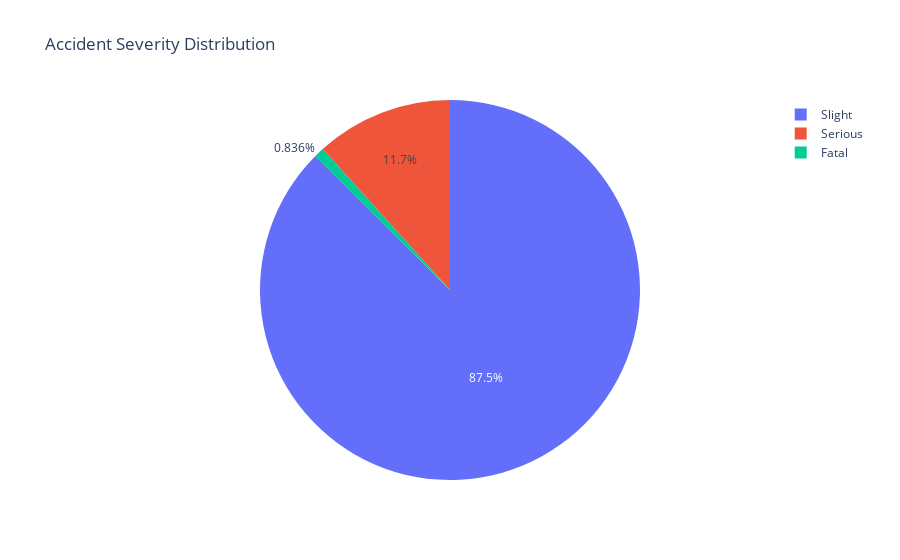

Notebook code for this chart:
### Markdown cell above
Accident Severity Distribution

### Code cell
# Define accident severity counts 

accident_severity_counts = df["Accident_Severity"].value_counts().reset_index()
accident_severity_counts.columns = ["Accident_Severity", "Count"]

# Create a pie chart
fig = px.pie(accident_severity_counts, 
             names="Accident_Severity", 
             values="Count", 
             title="Accident Severity Distribution", 
             labels={"Accident_Severity": "Severity", "Count": "Number of Accidents"})

# Show the pie chart
fig.show()

### Figure 1 — Plotly figure (JSON) as saved in the notebook; plotly's stock layout.template omitted (floating-point values rounded to 4 significant figures)
{"data": [{"domain": {"x": [0, 1], "y": [0, 1]}, "hovertemplate": "Severity=%{label}<br>Number of Accidents=%{value}<extra></extra>", "labels": ["Slight", "Serious", "Fatal"], "legendgroup": "", "name": "", "showlegend": true, "type": "pie", "values": [28566, 3818, 273]}], "layout": {"legend": {"tracegroupgap": 0}, "title": {"text": "Accident Severity Distribution"}}}
